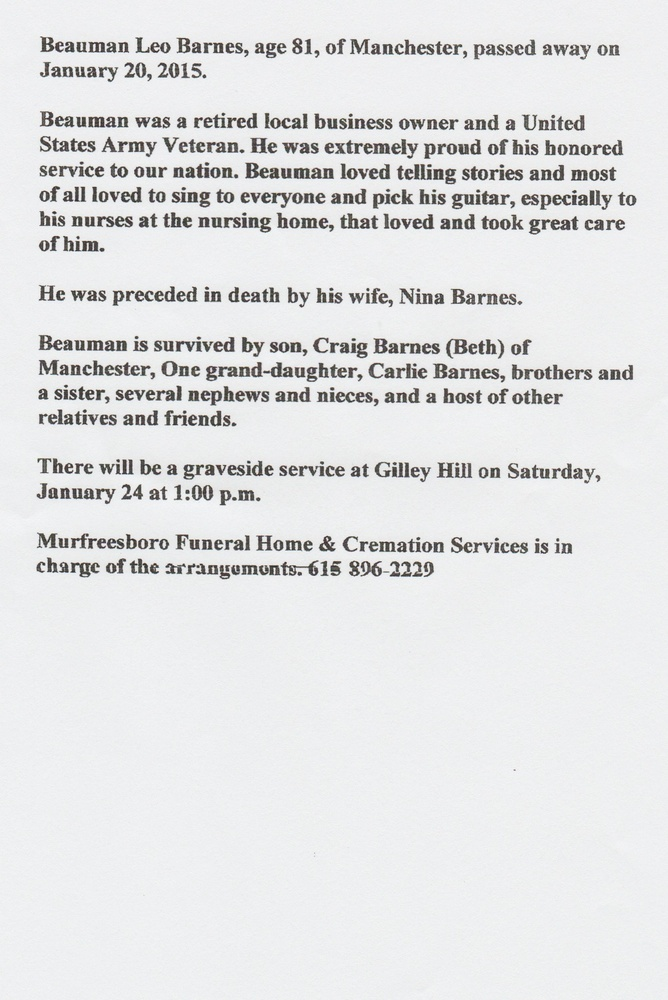
#> input picture example-repo/books/english/2.jpg, 668 x 1000 px, shrunk from 1971 x 2949 before the run
$ python newinit.py ../example-repo/books/english/2.jpg   (Python 2 division)   (older library calls are emulated)
#> lines starting #> are read from the running program, lines starting #| are printed output that depends on the picture; after the words box and inside, x2 and y2 are one past the last pixel; in counts of white or black regions, pixels touching at a corner belong together
#> in fromFile, self.img_rgb is the input picture: shape (1000, 668, 3); mean B, G, R 227.6, 226.8, 226.2
### docimage/preprocessing.py
# -*- coding: utf-8 -*-
"""
pre-processing and pattern matching.
This python module can perform the following functions:
1. Binarization - method binary_img(img) performs this function
2. Skew correction - method skew_correction(img) performs this function
Need to introduce machine learning of some sort to make the skew correction
method run faster :(
Or... A simple fix would be to resize the image first, and then apply the skew
correction method! That'll probably take lesser time...
Resizing is yielding better results.
"""

import cv2
import numpy as np
from scipy.stats import mode

kernel = np.ones((5,5),np.uint8)
clahe = cv2.createCLAHE(clipLimit=2.0, tileGridSize=(8,8))

"""
Method to binarize an image
Input: Grayscale image
Output: Binary image
The nature of the output is such that the text(foreground) has a colour
value of (255,255,255), and the background has a value of (0,0,0).
"""
def binary_img(img):

    #img_erode = cv2.dilate(img,kernel,iterations = 2)
    blur=cv2.medianBlur(img,5)

    #mask1 = np.ones(img.shape[:2],np.uint8)
    """Applying histogram equalization"""
    cl1 = clahe.apply(blur)

    circles_mask = cv2.dilate(cl1,kernel,iterations = 1)
    circles_mask = (255-circles_mask)
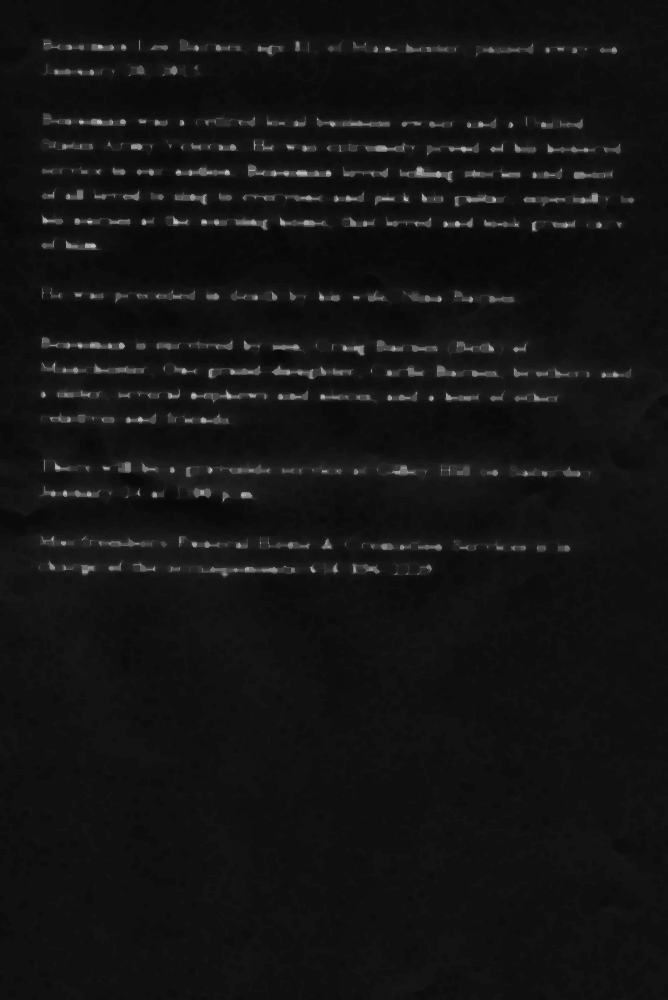
#> circles_mask: shape (1000, 668); min 8, max 193, mean 19.8

    thresh = 1
    circles_mask = cv2.threshold(circles_mask, thresh, 255, cv2.THRESH_BINARY)[1]
#> circles_mask: shape (1000, 668); every value is 255

    edges = cv2.Canny(cl1,100,200)
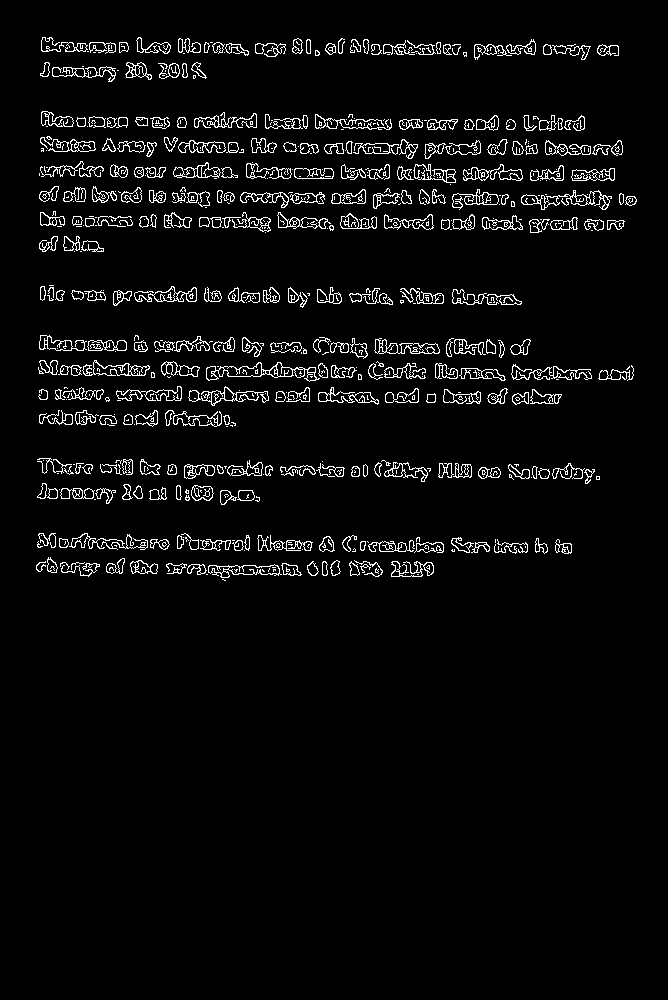
#> edges: shape (1000, 668); 4.3% white in thin lines or dots, all inside (x1, y1, x2, y2) = (36, 37, 637, 581)

    edges = cv2.bitwise_and(edges,edges,mask=circles_mask)

    dilation = cv2.dilate(edges,kernel,iterations = 1)
#> dilation: shape (1000, 668); 17.3% white; 138 white regions, largest, box (x1, y1, x2, y2) and area: (204, 360, 364, 384) 2540, (238, 190, 336, 233) 2215, (35, 531, 172, 552) 2088

    display = cv2.bitwise_and(img,img,mask=dilation)

    cl2 = clahe.apply(display)
    cl2 = clahe.apply(cl2)

    ret,th = cv2.threshold(cl2,0,255,cv2.THRESH_BINARY+cv2.THRESH_OTSU)
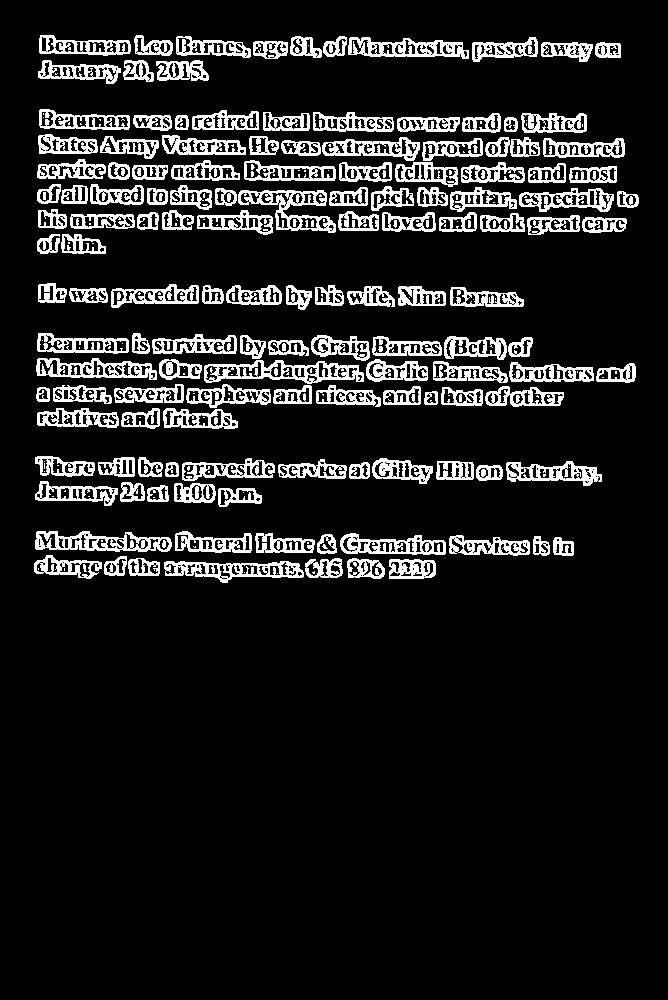
#> th: shape (1000, 668); 12% white; 294 white regions (130 under 20 px), largest, box (x1, y1, x2, y2) and area: (204, 360, 364, 384) 1688, (238, 190, 336, 233) 1450, (35, 531, 172, 552) 1448
#> ret = 100
    th = 255 - th

    thg = cv2.adaptiveThreshold(display,255,cv2.ADAPTIVE_THRESH_GAUSSIAN_C,\
            cv2.THRESH_BINARY,11,2)
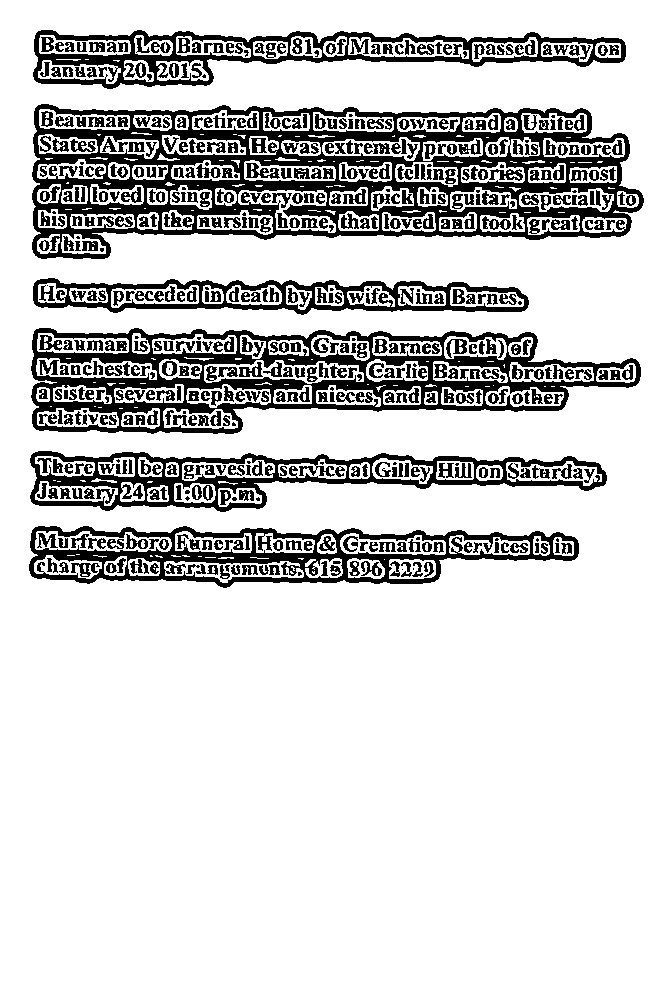
#> thg: shape (1000, 668); 81.1% white; 627 black regions (58 under 20 px), largest, box (x1, y1, x2, y2) and area: (32, 104, 644, 259) 30796, (31, 328, 641, 434) 18758, (29, 526, 579, 588) 10613

    #final = cv2.bitwise_and(dilation,dilation,mask=th)

    finalg = cv2.bitwise_and(dilation,dilation,mask=thg)
#> finalg: shape (1000, 668); 10.7% white in thin lines or dots, all inside (x1, y1, x2, y2) = (34, 35, 639, 583)

    finalg = 255 - finalg

    abso = cv2.bitwise_and(dilation,dilation,mask=finalg)
#> abso: shape (1000, 668); 6.6% white; 666 white regions (64 under 20 px), largest, box (x1, y1, x2, y2) and area: (246, 163, 280, 179) 262, (71, 563, 100, 577) 194, (446, 339, 467, 358) 192

    return abso

"""
Method to resize the image. This is going to help in reducing the number
of computations, as the size of data will reduce.
"""

# [8 lines left out: function resize, not called in this run]

"""
Method to correct the skew of an image
Input: Binary image
Output: Skew corrected binary image
The nature of the output is such that the binary image is rotated appropriately
to remove any angular skew.
Find out the right place to insert the resizing method call.
Try to find one bounding rectangle around all the contours
"""

# [137 lines left out: function skew_correction, not called in this run]

def preprocess(img):
    return skew_correction(img)

cv2.waitKey(0)
cv2.destroyAllWindows()

### docimage/newinit.py
import cv2
import numpy as np
import preprocessing
import sys, os
import json
from operator import itemgetter, attrgetter
from pprint import pprint
from skimage.morphology import label
try:
    from skimage import filters
except ImportError as exc:
    from skimage import filter as filters
import matplotlib.pyplot as plt

class DotDict(dict):
    def __getattr__(self, name):
        return self[name] if name in self else None
    def __setattr__(self, name, value):
        self[name] = value

# Represents a rectangular image segment
class ImgSegment(DotDict):
    # Two segments are 'equal' if they overlap
    # [6 lines left out: function __eq__, not called in this run]

    def __ne__(self, other):
        return not self.__eq__(other)

    # [14 lines left out: functions __cmp__, __str__, not called in this run]

class DisjointSegments:
    segments = []

    def __init__(self, segments = []):
        self.segments = []
        self.merge(segments)

    def to_rect(self, seg):
        return DotDict(seg)

    # [30 lines left out: functions intersection, overlap, insert, not called in this run]

    def merge(self, segments):
        merged = [r for r in segments if self.insert(r)]
        return merged

    def get(self, i):
        return self.segments[i] if i >= 0 and i < len(self.segments) else None

    # [4 lines left out: function remove, not called in this run]

class DocImage:
    fname = ""
    img_rgb = None
    img_gray = None
    w = 0
    h = 0

    def __init__(self, imgfile = None):
        if imgfile:
            #print "DocImage: loading ", imgfile
            self.fromFile(imgfile)

    def fromFile(self, imgfile):
        self.fname = imgfile
        self.img_rgb = cv2.imread(self.fname)
        self.init()

    def init(self):
        self.img_gray = cv2.cvtColor(self.img_rgb, cv2.COLOR_BGR2GRAY)
        self.img_bin = preprocessing.binary_img(self.img_gray)
        self.w, self.h = self.img_gray.shape[::-1]
#> self.w = 668; self.h = 1000
        #print "width = " + str(self.w) + ", ht = " + str(self.h)

    def fromImage(self, img_cv):
        self.img_rgb = img_cv
        self.init()

    def save(self, dstfile):
        cv2.imwrite(dstfile, self.img_rgb)

    # [29 lines left out: functions find_matches, find_recurrence, not called in this run]

    def self_to_image(self):
	return self.img_rgb

    def segments(self, show_int, pause_int):
#> called with show_int = 1, pause_int = 1
	img = self.img_gray

	kernel1 = np.ones((2,2),np.uint8)
	kernel2 = np.ones((1,1),np.uint8)

	all_heights = []

	def show_img(name, fname):
    	    if int(show_int) != 0:
                cv2.imshow(name, fname)
    	    if int(pause_int) != 0:
        	    cv2.waitKey(0)

	show_img('Output0',img)

        boxes_temp = np.zeros(img.shape[:2],np.uint8)
	print "boxes generated"

	binary = preprocessing.binary_img(img)
	show_img('BinaryOutput',binary)

        comp_labels,num = label(binary,return_num=True)
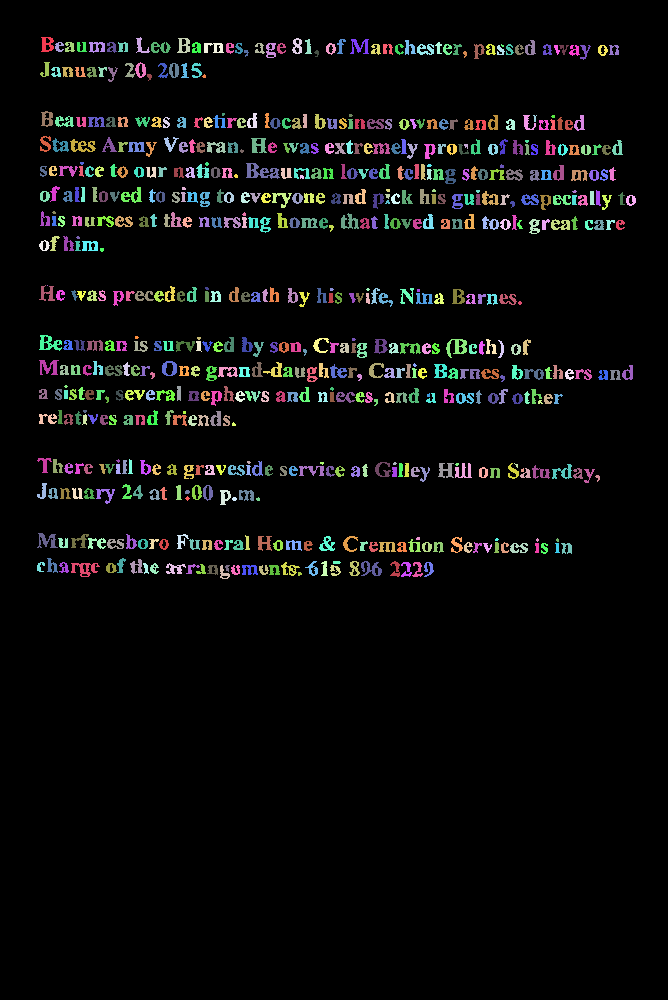
#> comp_labels: shape (1000, 668) int64; 667 distinct labels, from 0 to 666; one colour per label, 0 black
#> num = 666
        comp_labels = np.array(comp_labels)
        allsegments = []

        for component in range(1,(num)):
            coordinates = {'x': 0, 'y':0, 'h':0, 'w':0}
            index = np.where(comp_labels == component)
            Ymax = np.amax(index[0])
            Ymin = np.amin(index[0])
            Xmax = np.amax(index[1])
            Xmin = np.amin(index[1])
            cv2.rectangle(binary,(Xmin,Ymin),(Xmax,Ymax),(255,0,0),-1)
	    coordinates['x'] = Xmin
	    coordinates['y'] = Ymin
	    coordinates['w'] = (Xmax - Xmin)
	    coordinates['h'] = (Ymax - Ymin)
	    allsegments.append(coordinates)
#> this loop made 665 passes
#> (index, Ymax, Ymin, Xmax, Xmin) on passes 1 to 3: (128 positions, rows 37 to 51, columns 41 to 53, 51, 37, 53, 41), (83 positions, rows 37 to 52, columns 136 to 149, 52, 37, 149, 136), (116 positions, rows 38 to 52, columns 177 to 189, 52, 38, 189, 177)
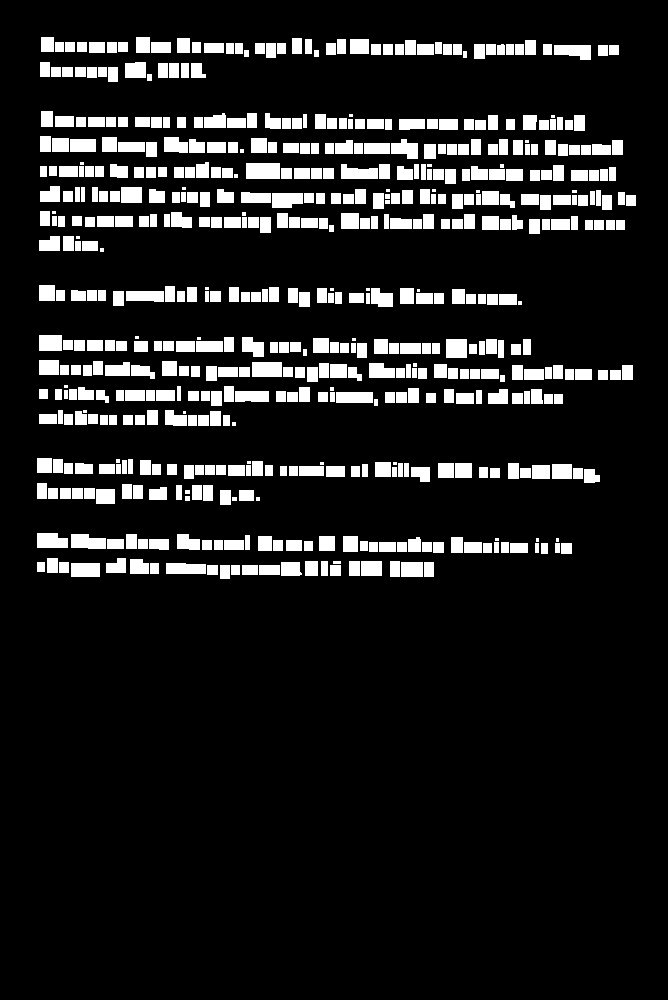
#> binary: shape (1000, 668); 11.5% white; 571 white regions (39 under 20 px), largest, box (x1, y1, x2, y2) and area: (246, 163, 280, 179) 544, (252, 362, 282, 377) 450, (71, 534, 106, 549) 440
#> after the loop, allsegments = 665 items
        show_img('WITHRECT', binary)

        return allsegments

    def annotate(self, sel_areas, color = (0,0,255),thickness = 2):
#> called with color = (0, 0, 255), thickness = 2
	for rect in sel_areas:
            cv2.rectangle(self.img_rgb, (rect['x'], rect['y']), \
                (rect['x'] + rect['w'], rect['y'] + rect['h']), color, thickness)
#> this loop made 665 passes
#> rect on passes 1 to 3: {'x': 41, 'y': 37, 'h': 14, 'w': 12}, {'x': 136, 'y': 37, 'h': 15, 'w': 13}, {'x': 177, 'y': 38, 'h': 14, 'w': 12}
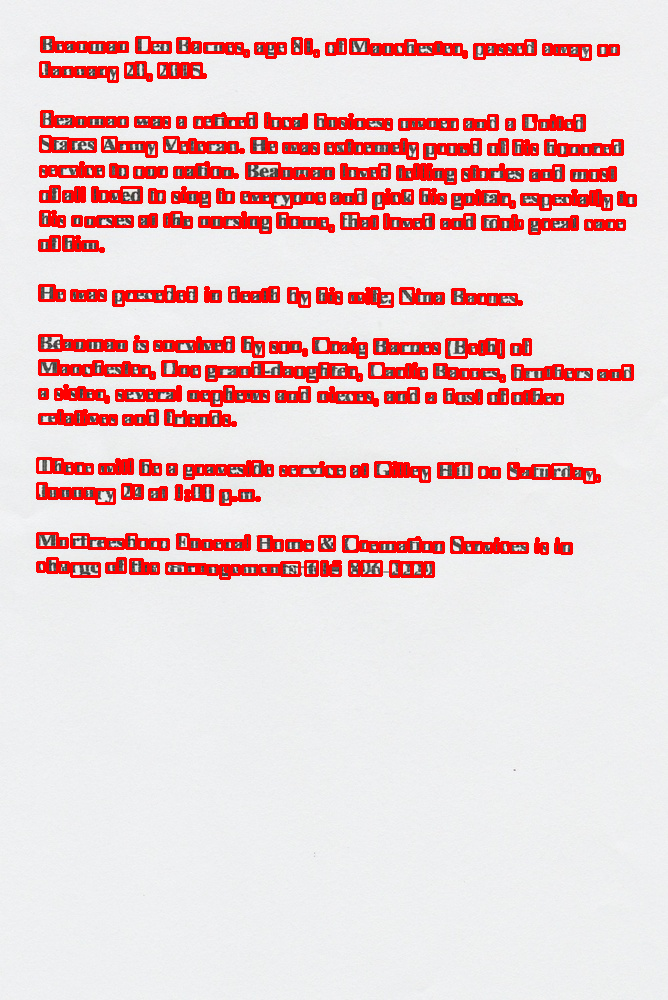
#> self.img_rgb: shape (1000, 668, 3); mean B, G, R 210.2, 209.4, 234.7

# [19 lines left out: function main, not called in this run]

def mainTEST(arg):
    img = DocImage(arg)
    img.annotate(img.segments(1,1))
    cv2.imshow('Final image', img.img_rgb)
    cv2.waitKey(0)


if __name__ == "__main__":
    #main(sys.argv[1:])
    mainTEST(sys.argv[1])

$ run again, on example-repo/books/english/test1.png
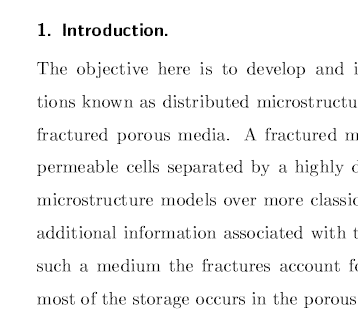
#> input picture example-repo/books/english/test1.png, 358 x 322 px
#> in fromFile, self.img_rgb is the input picture: shape (322, 358, 3); min 0, max 255, mean 243.6
#> in binary_img, `circles_mask = cv2.threshold(circles_mask, thresh, 255, cv2.THRESH_BIN..`:
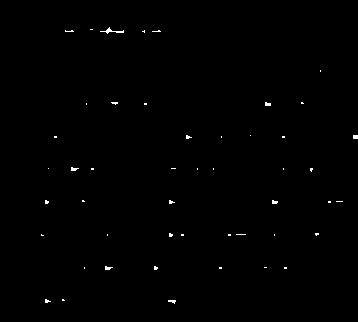
#> circles_mask: shape (322, 358); 0.38% white in thin lines or dots, all inside (x1, y1, x2, y2) = (41, 27, 358, 304)
#> dilation: shape (322, 358); 0.88% white; 28 white regions, largest, box (x1, y1, x2, y2) and area: (104, 25, 126, 35) 153, (234, 232, 248, 237) 70, (109, 100, 119, 106) 57
#> ret = 108
#> thg: shape (322, 358); 96.4% white; 29 black regions (4 under 20 px), largest, box (x1, y1, x2, y2) and area: (101, 21, 130, 39) 338, (223, 227, 252, 242) 305, (136, 25, 162, 39) 263
#> abso: shape (322, 358); 0.22% white in thin lines or dots, all inside (x1, y1, x2, y2) = (55, 25, 358, 303)
#> comp_labels: shape (322, 358) int64; 54 distinct labels, from 0 to 53
#> num = 53
#> the loop in segments, `for component in range(1,(num)):` made 52 passes
#> (index, Ymax, Ymin, Xmax, Xmin) on passes 1, 3, 4, 5, 7, 8: (21 positions, rows 25 to 34, columns 108 to 110, 34, 25, 110, 108), (([28, 29, 30, 31, 31], [94, 93, 93, 92, 93]), 31, 28, 94, 92), (10 positions, rows 28 to 34, columns 104 to 106, 34, 28, 106, 104), (14 positions, rows 28 to 34, columns 119 to 121, 34, 28, 121, 119), (10 positions, rows 29 to 33, columns 68 to 69, 33, 29, 69, 68), (12 positions, rows 29 to 34, columns 114 to 115, 34, 29, 115, 114)
#> after the loop in segments, `for component in range(1,(num)):`:
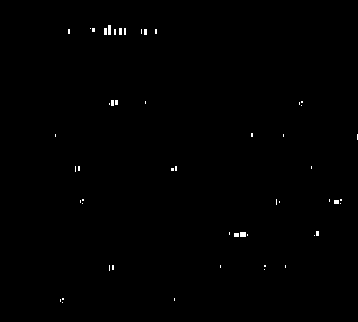
#> binary: shape (322, 358); 0.36% white in thin lines or dots, all inside (x1, y1, x2, y2) = (55, 25, 358, 303)
#> after the loop in segments, `for component in range(1,(num)):`: allsegments = 52 items
#> the loop in annotate, `for rect in sel_areas:` made 52 passes
#> rect on passes 1 to 8: {'x': 108, 'y': 25, 'h': 9, 'w': 2}, {'x': 90, 'y': 28, 'h': 0, 'w': 0}, {'x': 92, 'y': 28, 'h': 3, 'w': 2}, {'x': 104, 'y': 28, 'h': 6, 'w': 2}, {'x': 119, 'y': 28, 'h': 6, 'w': 2}, {'x': 124, 'y': 28, 'h': 6, 'w': 1}, {'x': 68, 'y': 29, 'h': 4, 'w': 1}, {'x': 114, 'y': 29, 'h': 5, 'w': 1}
